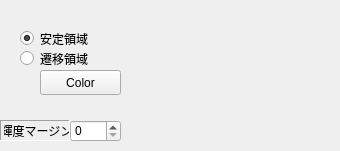
        <widget class="QWidget" name="PageColor_5">
         <widget class="QPushButton" name="pushButtonOutsideBColor">
          <property name="geometry">
           <rect>
            <x>40</x>
            <y>70</y>
            <width>81</width>
            <height>25</height>
           </rect>
          </property>
          <property name="text">
           <string>Color</string>
          </property>
          <property name="icon">
           <iconset resource="PropertyOutline.qrc">
            <normaloff>:/Qtres/Color.png</normaloff>:/Qtres/Color.png</iconset>
          </property>
         </widget>
         <widget class="QSpinBox" name="EditOutsideBMergin">
          <property name="geometry">
           <rect>
            <x>70</x>
            <y>120</y>
            <width>51</width>
            <height>22</height>
           </rect>
          </property>
          <property name="maximum">
           <number>99999999</number>
          </property>
         </widget>
         <widget class="QLabel" name="label_55">
          <property name="geometry">
           <rect>
            <x>0</x>
            <y>120</y>
            <width>70</width>
            <height>21</height>
           </rect>
          </property>
          <property name="frameShape">
           <enum>QFrame::Panel</enum>
          </property>
          <property name="frameShadow">
           <enum>QFrame::Sunken</enum>
          </property>
          <property name="text">
           <string>輝度マージン</string>
          </property>
          <property name="alignment">
           <set>Qt::AlignCenter|Qt::AlignHCenter|Qt::AlignLeading|Qt::AlignLeft|Qt::AlignVCenter</set>
          </property>
         </widget>
         <widget class="QFrame" name="frame_5">
          <property name="geometry">
           <rect>
            <x>10</x>
            <y>20</y>
            <width>111</width>
            <height>51</height>
           </rect>
          </property>
          <property name="frameShape">
           <enum>QFrame::NoFrame</enum>
          </property>
          <property name="frameShadow">
           <enum>QFrame::Raised</enum>
          </property>
          <widget class="QRadioButton" name="radioButtonOutsideBStable">
           <property name="geometry">
            <rect>
             <x>10</x>
             <y>10</y>
             <width>101</width>
             <height>17</height>
            </rect>
           </property>
           <property name="text">
            <string>安定領域</string>
           </property>
           <property name="checked">
            <bool>true</bool>
           </property>
          </widget>
          <widget class="QRadioButton" name="radioButtonOutsideBTrans">
           <property name="geometry">
            <rect>
             <x>10</x>
             <y>30</y>
             <width>101</width>
             <height>17</height>
            </rect>
           </property>
           <property name="text">
            <string>遷移領域</string>
           </property>
           <property name="checked">
            <bool>false</bool>
           </property>
          </widget>
         </widget>
         <widget class="QStackedWidget" name="stackedframeBOutside">
          <property name="geometry">
           <rect>
            <x>120</x>
            <y>10</y>
            <width>211</width>
            <height>131</height>
           </rect>
          </property>
          <property name="currentIndex">
           <number>0</number>
          </property>
          <widget class="QWidget" name="Stable_4"/>
          <widget class="QWidget" name="Trans_4"/>
          <widget class="QWidget" name="page_10"/>
         </widget>
        </widget>
